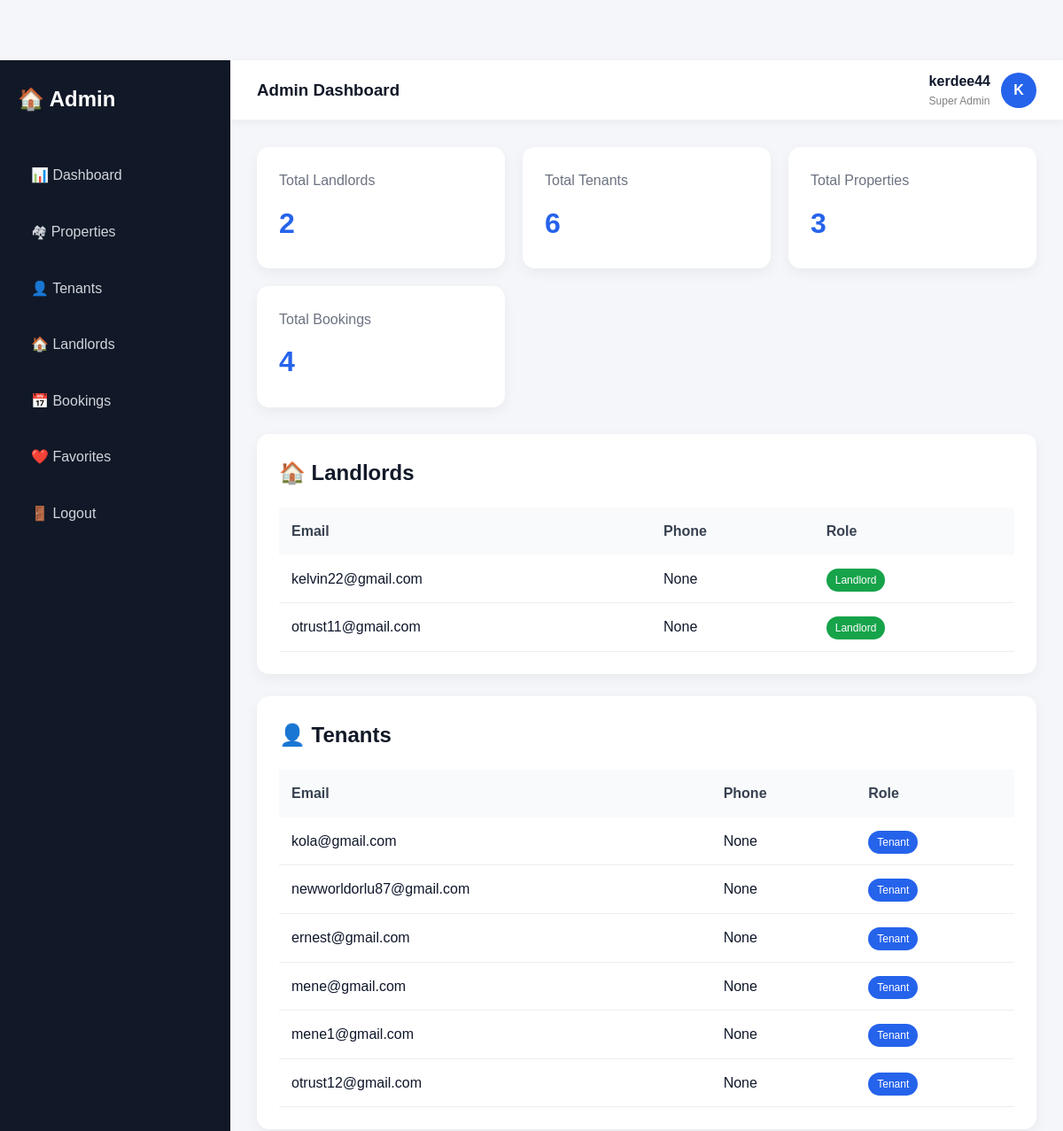
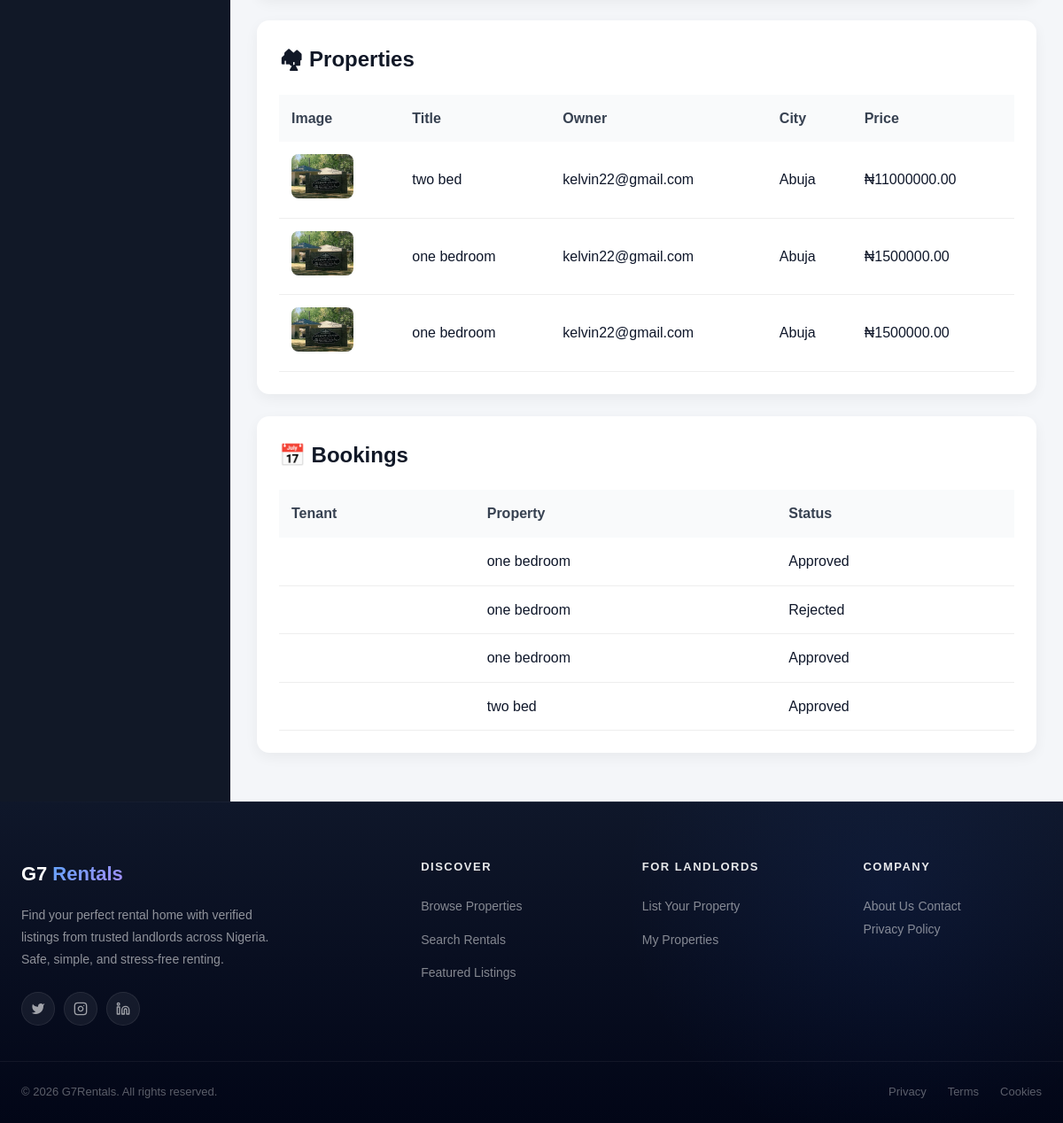
/dashboard/ (signed in), run on an earlier commit of the app's database (2 pictures, top to bottom).
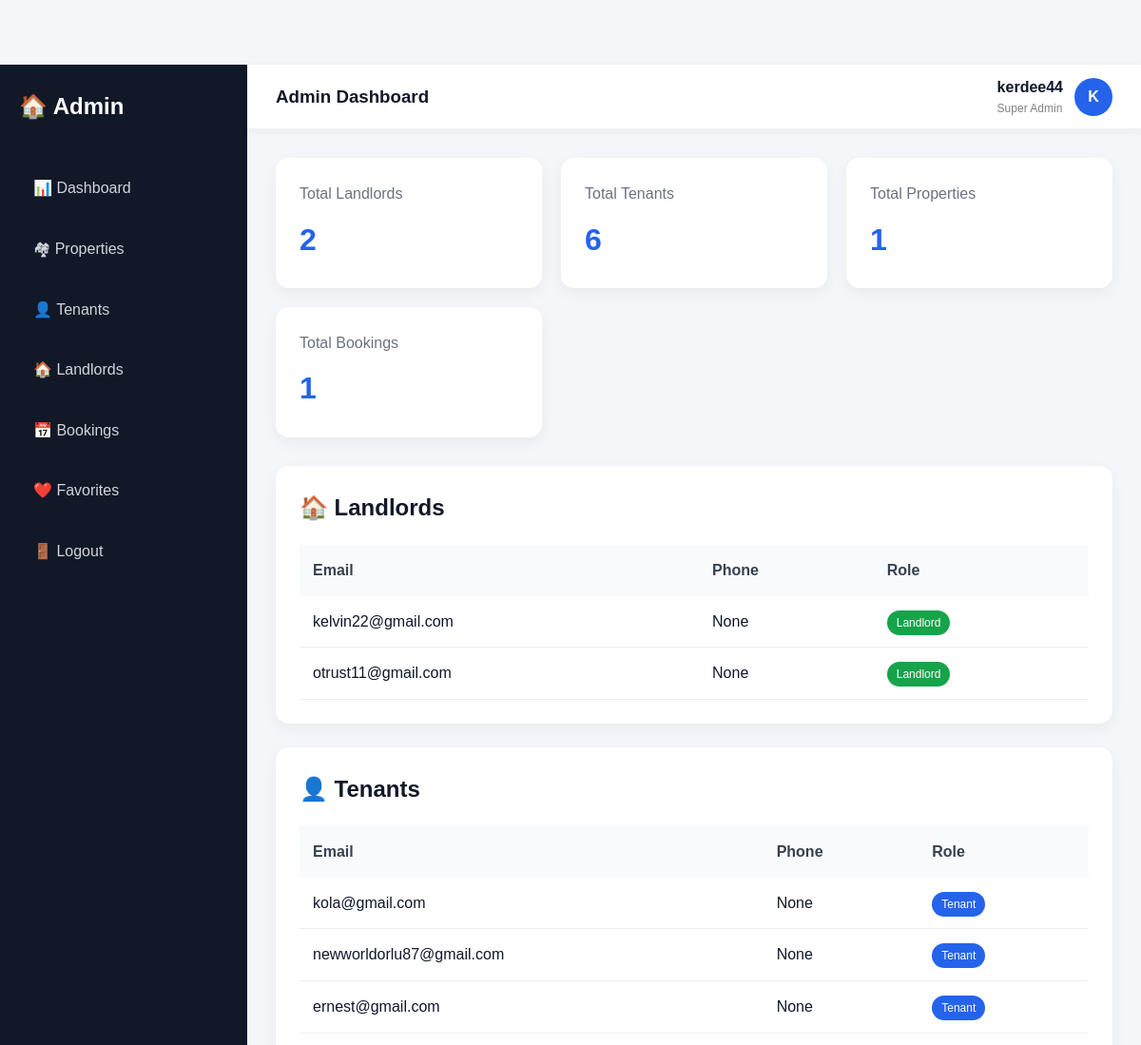
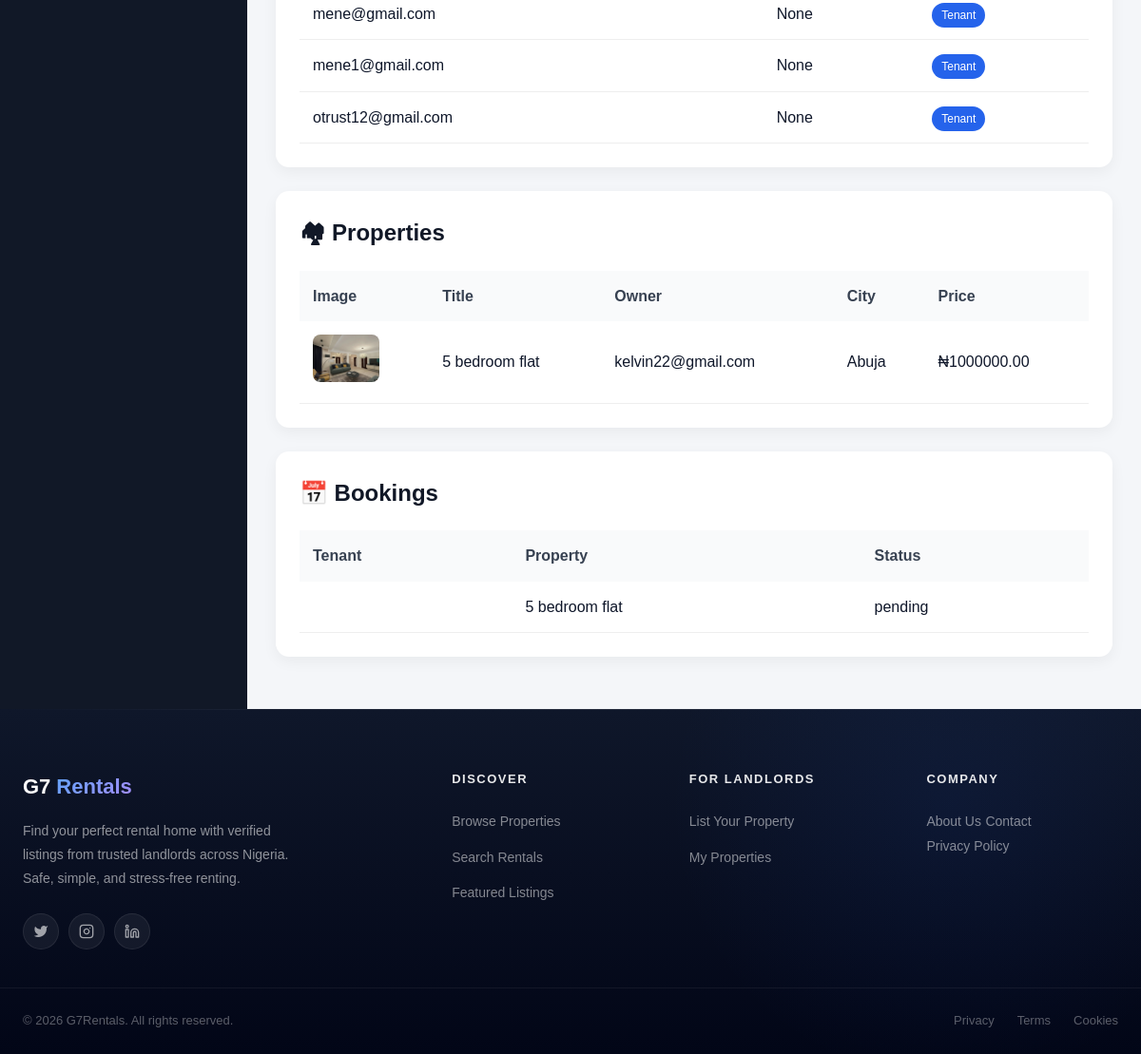
And on a later commit of the database (2 pictures, top to bottom).
### accounts/models.py (models this page shows, shortened)
class User(AbstractUser):
    USER_TYPE_CHOICES = (
        ('tenant', 'Tenant'),
        ('landlord', 'Landlord'),
    )
    user_type = models.CharField(max_length=10, choices=USER_TYPE_CHOICES)
    email = models.EmailField(unique=True)
    phone = models.CharField(max_length=15, blank=True, null=True)
    is_verified = models.BooleanField(default=False)
    is_landlord = models.BooleanField(default=False)
    USERNAME_FIELD = 'email'
    REQUIRED_FIELDS = ['username']

### listings/models.py (models this page shows, shortened)
class Property(models.Model):
    PROPERTY_TYPE_CHOICES = [
        ('apartment', 'Apartment'),
        ('house', 'House'),
        ('studio', 'Studio'),
        ('condo', 'Condo'),
        ('townhouse', 'Townhouse'),
        ('commercial', 'Commercial'),
    ]
    STATUS_CHOICES = [
        ('vacant', 'Vacant'),
        ('occupied', 'Occupied'),
        ('maintenance', 'Under Maintenance'),
    ]
    owner = models.ForeignKey(
        User,
        on_delete=models.CASCADE,
        related_name='properties'
    )
    title = models.CharField(max_length=200)
    description = models.TextField(blank=True)
    price = models.DecimalField(max_digits=12, decimal_places=2)
    address = models.CharField(max_length=255, default="")
    city = models.CharField(max_length=100, default="Abuja")
    state = models.CharField(max_length=100, blank=True)
    zip_code = models.CharField(max_length=20, blank=True)
    location = models.CharField(max_length=255, blank=True, help_text="Neighborhood or area description")
    property_type = models.CharField(max_length=20, choices=PROPERTY_TYPE_CHOICES, default='apartment')
    bedrooms = models.PositiveIntegerField(default=1)
    bathrooms = models.DecimalField(max_digits=3, decimal_places=1, default=1.0)
    sqft = models.PositiveIntegerField(default=0, verbose_name="Square Feet")
    image = models.ImageField(upload_to='properties/')
    status = models.CharField(max_length=20, choices=STATUS_CHOICES, default='vacant')
    is_available = models.BooleanField(default=True)
    amenities = models.CharField(max_length=500, blank=True, help_text="Comma-separated: Pool, Gym, WiFi, etc.")
    created_at = models.DateTimeField(auto_now_add=True)
    updated_at = models.DateTimeField(auto_now=True)
    class Meta:
        ordering = ['-created_at']

### bookings/models.py (models this page shows, shortened)
class Booking(models.Model):
    STATUS_CHOICES = [
        ('pending', 'Pending'),
        ('approved', 'Approved'),
        ('rejected', 'Rejected'),
        ('cancelled', 'Cancelled'),
    ]
    property = models.ForeignKey(
        'listings.Property',
        on_delete=models.CASCADE,
        related_name='bookings'
    )
    tenant = models.ForeignKey(
    settings.AUTH_USER_MODEL,
    on_delete=models.CASCADE,
    related_name='tenant_bookings',
    null=True,
    blank=True
    )
    landlord = models.ForeignKey(
        settings.AUTH_USER_MODEL,
        on_delete=models.CASCADE,
        related_name='landlord_bookings',
        null=True,
        blank=True
    )
    start_date = models.DateField()
    end_date = models.DateField()
    total_price = models.DecimalField(max_digits=12, decimal_places=2, default=0)
    status = models.CharField(max_length=20, choices=STATUS_CHOICES, default='pending')
    notes = models.TextField(blank=True)
    created_at = models.DateTimeField(auto_now_add=True)
    updated_at = models.DateTimeField(auto_now=True)
    class Meta:
        ordering = ['-created_at']

### dashboard/views.py (the view)
# urls.py: path('', views.admin_dashboard, name='admin_dashboard'),
@login_required
def admin_dashboard(request):
    if not request.user.is_superuser:
        return HttpResponseForbidden("Access denied")
    landlords = User.objects.filter(user_type='landlord')
    tenants = User.objects.filter(user_type='tenant')
    properties = Property.objects.all().order_by('-created_at')
    bookings = Booking.objects.all()
    context = {
        'landlords': landlords,
        'tenants': tenants,
        'properties': properties,
        'bookings': bookings,
        'total_landlords': landlords.count(),
        'total_tenants': tenants.count(),
        'total_properties': properties.count(),
        'total_bookings': bookings.count(),
    }
    return render(request, 'dashboard/admin_dashboard.html', context)

### listings/context_processors.py (called while the page is built)
def pending_bookings_count(request):
    count = 0
    if request.user.is_authenticated and getattr(request.user, 'user_type', None) == 'landlord':
        count = Booking.objects.filter(
            property__owner=request.user,
            status='pending'
        ).count()
    return {'pending_bookings_count': count}

### dashboard/templates/dashboard/admin_dashboard.html (shortened to what the changed rows need)
{% extends 'accounts/base.html' %}
{% block content %}
<div class="dashboard">
    <div class="sidebar">
        <h2>🏠 Admin</h2>
    </div>
    <div class="main">
        <div class="content">
            <div class="stats">
                <div class="card">
                    <h2>{{ total_landlords }}</h2>
                </div>
                <div class="card">
                    <h2>{{ total_tenants }}</h2>
                </div>
                <div class="card">
                    <p>Total Properties</p>
                    <h2>{{ total_properties }}</h2>
                </div>
                <div class="card">
                    <p>Total Bookings</p>
                    <h2>{{ total_bookings }}</h2>
                </div>
            </div>
            <div class="section">
                <h2>🏠 Landlords</h2>
                <div class="table-wrapper">
                    <table>
                        <tr>
                            <th>Email</th>
                            <th>Phone</th>
                            <th>Role</th>
                        </tr>
                        {% for landlord in landlords %}
                        <tr>
                            <td>{{ landlord.email }}</td>
                            <td>{{ landlord.phone }}</td>
                            <td>
                                <span class="badge landlord">
                                    Landlord
                                </span>
                            </td>
                        </tr>
                        {% endfor %}
                    </table>
                </div>
            </div>
            <div class="section">
                <h2>👤 Tenants</h2>
                <div class="table-wrapper">
                    <table>
                        <tr>
                            <th>Email</th>
                            <th>Phone</th>
                            <th>Role</th>
                        </tr>
                        {% for tenant in tenants %}
                        <tr>
                            <td>{{ tenant.email }}</td>
                            <td>{{ tenant.phone }}</td>
                            <td>
                                <span class="badge tenant">
                                    Tenant
                                </span>
                            </td>
                        </tr>
                        {% endfor %}
                    </table>
                </div>
            </div>
            <div class="section">
                <h2>🏘 Properties</h2>
                <div class="table-wrapper">
                    <table>
                        <tr>
                            <th>Image</th>
                            <th>Title</th>
                            <th>Owner</th>
                            <th>City</th>
                            <th>Price</th>
                        </tr>
                        {% for property in properties %}
                        <tr>
                            <td>
                                <img src="{{ property.image.url }}"
                                     class="property-img">
                            </td>
                            <td>{{ property.title }}</td>
                            <td>{{ property.owner.email }}</td>
                            <td>{{ property.city }}</td>
                            <td>₦{{ property.price }}</td>
                        </tr>
                        {% endfor %}
                    </table>
                </div>
            </div>
            <div class="section">
                <h2>📅 Bookings</h2>
                <div class="table-wrapper">
                    <table>
                        <tr>
                            <th>Tenant</th>
                            <th>Property</th>
                            <th>Status</th>
                        </tr>
                        {% for booking in bookings %}
                        <tr>
                            <td>{{ booking.user.email }}</td>
                            <td>{{ booking.property.title }}</td>
                            <td>{{ booking.status }}</td>
                        </tr>
                        {% endfor %}
                    </table>
                </div>
            </div>
        </div>
    </div>
</div>
{% endblock %}

What changed in the data, as far as the page shows it:
removed Property: image (picture), title "two bed", owner.email "kelvin22@gmail.com", city "Abuja", price "11000000.00"
removed Property: image (picture), title "one bedroom", owner.email "kelvin22@gmail.com", city "Abuja", price "1500000.00"
removed Property: image (picture), title "one bedroom", owner.email "kelvin22@gmail.com", city "Abuja", price "1500000.00"
removed Booking: property "one bedroom", status "Approved"
removed Booking: property "one bedroom", status "Rejected"
removed Booking: property "one bedroom", status "Approved"
removed Booking: property "two bed", status "Approved"
added Property: image (picture), title "5 bedroom flat", owner.email "kelvin22@gmail.com", city "Abuja", price "1000000.00"
added Booking: property "5 bedroom flat", status "pending"
Also different on the page:
{{ total_properties }}: "3" → "1"
{{ total_bookings }}: "4" → "1"
